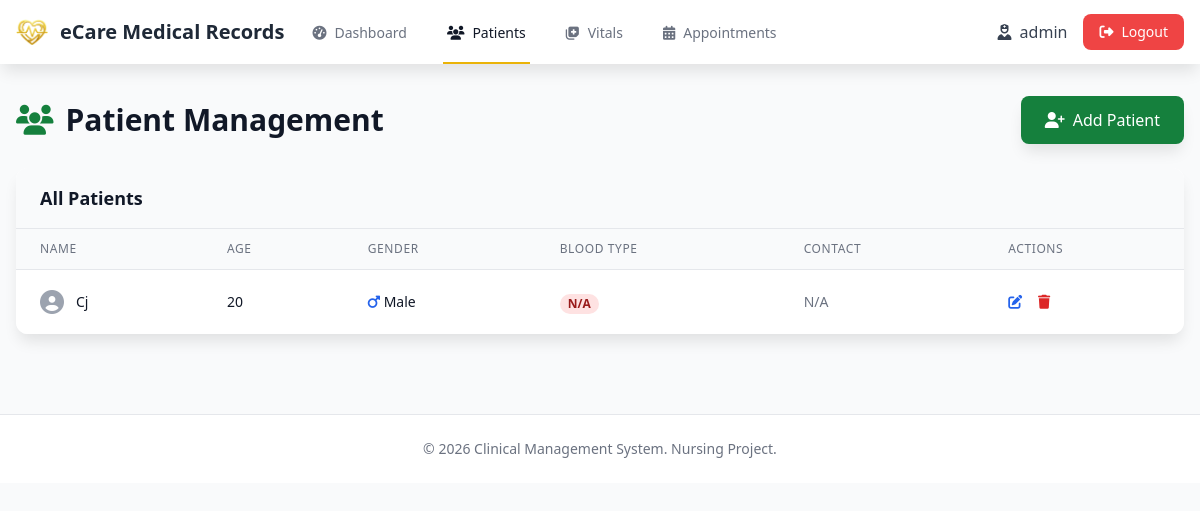
/patients (signed in), run on an earlier commit of the app's database.
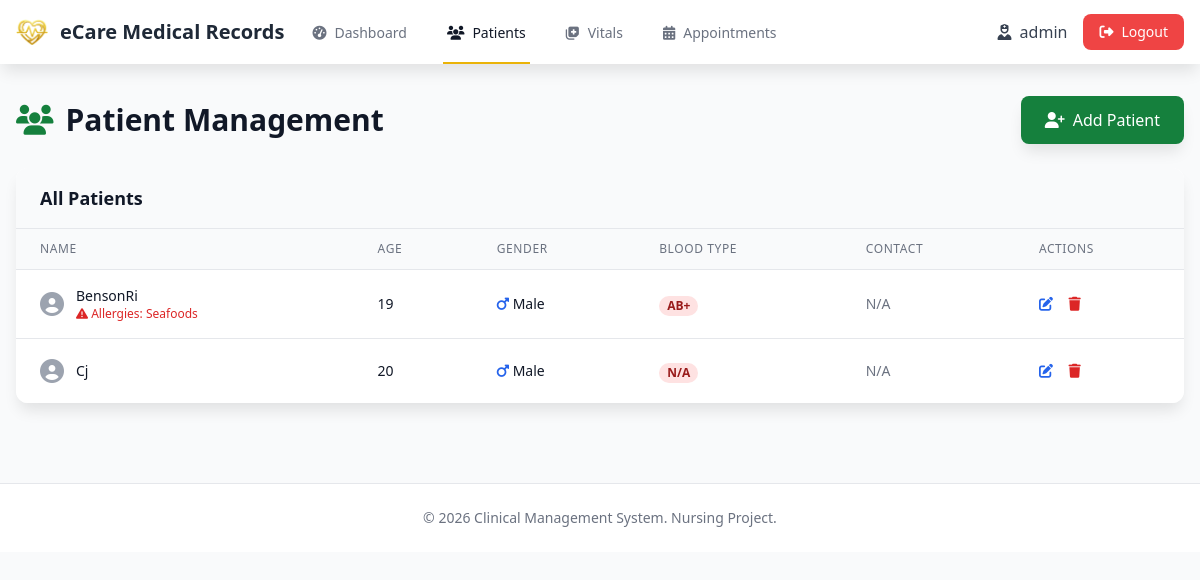
And on a later commit of the database.
### tables this page shows
CREATE TABLE patients (
            id INTEGER PRIMARY KEY AUTOINCREMENT,
            name TEXT NOT NULL,
            age INTEGER NOT NULL,
            gender TEXT NOT NULL,
            blood_type TEXT,
            allergies TEXT,
            contact TEXT,
            address TEXT,
            created_at TIMESTAMP DEFAULT CURRENT_TIMESTAMP,
            updated_at TIMESTAMP DEFAULT CURRENT_TIMESTAMP
        );

### app.py (the view)
@app.route('/patients')
@login_required
def patients():
    db = get_db()
    patients_list = db.execute(
        'SELECT * FROM patients ORDER BY name'
    ).fetchall()
    return render_template('patients.html', patients=patients_list)

### app.py (called while the page is built)
def login_required(f):
    @wraps(f)
    def decorated_function(*args, **kwargs):
        if 'user_id' not in session:
            flash('Please log in to access this page.', 'warning')
            return redirect(url_for('login'))
        return f(*args, **kwargs)
    return decorated_function

### models/database.py (called while the page is built)
def get_db():
    if 'db' not in g:
        g.db = sqlite3.connect(
            current_app.config['DATABASE'],
            detect_types=sqlite3.PARSE_DECLTYPES
        )
        g.db.row_factory = sqlite3.Row
    return g.db

### templates/patients.html (shortened to what the changed rows need)
{% extends "layout.html" %}
{% block content %}
<div class="slide-in">
    <div class="flex justify-between items-center mb-6">
        <h1 class="text-3xl font-bold text-gray-900">
            <i class="fas fa-users mr-3 text-green-700"></i>Patient Management
        </h1>
    </div>
    <div class="bg-white rounded-xl shadow-lg overflow-hidden">
        <div class="px-6 py-4 bg-gray-50 border-b">
            <h2 class="text-lg font-semibold text-gray-900">All Patients</h2>
        </div>
        {% if patients %}
        <div class="overflow-x-auto">
            <table class="min-w-full divide-y divide-gray-200">
                <thead class="bg-gray-50">
                    <tr>
                        <th class="px-6 py-3 text-left text-xs font-medium text-gray-500 uppercase tracking-wider">Name</th>
                        <th class="px-6 py-3 text-left text-xs font-medium text-gray-500 uppercase tracking-wider">Age</th>
                        <th class="px-6 py-3 text-left text-xs font-medium text-gray-500 uppercase tracking-wider">Gender</th>
                        <th class="px-6 py-3 text-left text-xs font-medium text-gray-500 uppercase tracking-wider">Blood Type</th>
                        <th class="px-6 py-3 text-left text-xs font-medium text-gray-500 uppercase tracking-wider">Contact</th>
                        <th class="px-6 py-3 text-left text-xs font-medium text-gray-500 uppercase tracking-wider">Actions</th>
                    </tr>
                </thead>
                <tbody class="bg-white divide-y divide-gray-200">
                    {% for patient in patients %}
                    <tr class="hover:bg-gray-50">
                        <td class="px-6 py-4 whitespace-nowrap">
                            <div class="flex items-center">
                                <i class="fas fa-user-circle text-gray-400 text-2xl mr-3"></i>
                                <div>
                                    <div class="text-sm font-medium text-gray-900">{{ patient.name }}</div>
                                    {% if patient.allergies %}
                                    <div class="text-xs text-red-600">
                                        <i class="fas fa-exclamation-triangle"></i> Allergies: {{ patient.allergies }}
                                    </div>
                                    {% endif %}
                                </div>
                            </div>
                        </td>
                        <td class="px-6 py-4 whitespace-nowrap text-sm text-gray-900">{{ patient.age }}</td>
                        <td class="px-6 py-4 whitespace-nowrap text-sm text-gray-900">
                            {% if patient.gender == 'Male' %}
                            <i class="fas fa-mars text-blue-600"></i>
                            {% else %}
                            <i class="fas fa-venus text-pink-600"></i>
                            {% endif %}
                            {{ patient.gender }}
                        </td>
                        <td class="px-6 py-4 whitespace-nowrap">
                            <span class="px-2 inline-flex text-xs leading-5 font-semibold rounded-full bg-red-100 text-red-800">
                                {{ patient.blood_type or 'N/A' }}
                            </span>
                        </td>
                        <td class="px-6 py-4 whitespace-nowrap text-sm text-gray-500">
                            {% if patient.contact %}
                            <i class="fas fa-phone mr-1"></i>{{ patient.contact }}
                            {% else %}
                            N/A
                            {% endif %}
                        </td>
                        <td class="px-6 py-4 whitespace-nowrap text-sm font-medium">
                            <button onclick='openEditPatientModal({{ patient.id }}, "{{ patient.name }}", {{ patient.age }}, "{{ patient.gender }}", "{{ patient.blood_type }}", "{{ patient.allergies }}", "{{ patient.contact }}", "{{ patient.address }}")'
                                    class="text-blue-600 hover:text-blue-900 mr-3">
                                <i class="fas fa-edit"></i>
                            </button>
                            <a href="{{ url_for('delete_patient', id=patient.id) }}"
                               onclick="return confirm('Are you sure you want to delete this patient? This will also delete all associated vitals and appointments.')"
                               class="text-red-600 hover:text-red-900">
                                <i class="fas fa-trash"></i>
                            </a>
                        </td>
                    </tr>
                    {% endfor %}
                </tbody>
            </table>
        </div>
        {% else %}
        <div class="text-center py-12 text-gray-500">
            <i class="fas fa-user-slash text-5xl mb-4"></i>
            <p class="text-lg">No patients registered yet.</p>
        </div>
        {% endif %}
    </div>
</div>
{% endblock %}

What changed in the data, as far as the page shows it:
added patients: name "BensonRi", allergies "Seafoods", age "19", gender "Male", blood_type "AB+", contact "N/A"
